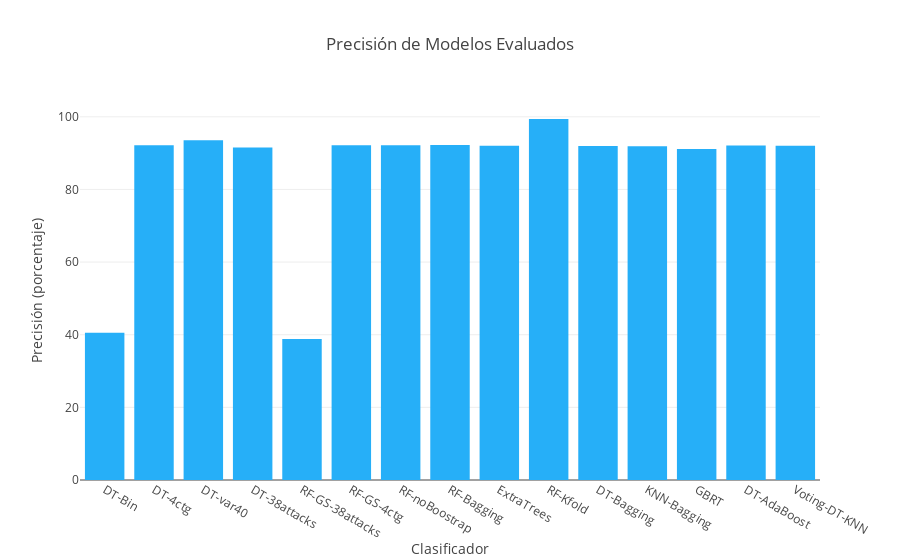

This figure's notebook cell:
### Markdown cell above
## Resumen de los métodos utilizados

| MODELO                                                 						|	Validación | 
| --- | --- |
| 1. Árbol de desición (clasif. binario)                 						|	0.405702622389 |
| 2. Árbol de desición (4 categ.)                        						|	0.921541078163 |
| 3. Árbol de desición (40 var 4 ctg)                    						|	0.935716605204 |
| 4. Árbol de desición (40 var 38 tipos ataques)         						|	0.915519131657 |
| 5. Random Forest (GridSearchCV, 38 attacks ) *         						|	0.388233894589 |
| 5. Random Forest (GridSearchCV, 4 ctg)                                        |	0.921586090043 |
| 6. Random Forest (Sin Bootstrap)                                              |	0.921563584103 |
| 7. Random Forest (Con Boostrap)                                               |	0.922303064988 |
| 8. Extra Trees                                                                |	0.920402920628 |
| 9. Random Forest con KFold                                                    |	0.993928114775 |
| 10. Árboles de Decisión con Bagging                                           |	0.919300129570 |
| 11. KNN con Bagging                                                           |	0.918798568622 |
| 12. Gradient Boosting Regression Trees                                        |	0.911136903633 |                  
| 13. Árboles de Decisión con AdaBoost                                          |	0.920968784261 |
| 14. Voting (DT, KNN)                                                          |	0.920377199554 |

### Code cell
#import plotly
#from plotly.graph_objs import Bar, Scatter, Layout, Figure
#from plotly.offline import download_plotlyjs, init_notebook_mode, plot, iplot
#plotly.offline.init_notebook_mode(connected=True)

Xdata = ['DT-Bin', 'DT-4ctg', 'DT-var40', 'DT-38attacks', 'RF-GS-38attacks', 'RF-GS-4ctg', 'RF-noBoostrap', 
         'RF-Bagging', 'ExtraTrees', 'RF-Kfold', 'DT-Bagging', 'KNN-Bagging', 'GBRT', 'DT-AdaBoost', 'Voting-DT-KNN']
Ydata = [0.405702622389, 0.921541078163,0.935716605204,0.915519131657,0.388233894589,0.921586090043,0.921563584103,
         0.922303064988,0.920402920628,0.993928114775,0.919300129570,0.918798568622,0.911136903633,0.920968784261,
         0.920377199554]
Ydata = np.dot(Ydata, 100)

clasificadores = Bar(x=Xdata, y=Ydata, name='Modelo', marker=dict(color='#26aff8 ') )

data = [clasificadores]
layout = Layout(title="Precisión de Modelos Evaluados", xaxis=dict(title='Clasificador'), 
                yaxis=dict(title='Precisión (porcentaje)'))
fig = Figure(data=data, layout=layout)

iplot(fig)

### Figure 1 — Plotly figure (JSON) as saved in the notebook; plotly's stock layout.template omitted (floating-point values rounded to 4 significant figures)
{"data": [{"marker": {"color": "#26aff8 "}, "name": "Modelo", "type": "bar", "x": ["DT-Bin", "DT-4ctg", "DT-var40", "DT-38attacks", "RF-GS-38attacks", "RF-GS-4ctg", "RF-noBoostrap", "RF-Bagging", "ExtraTrees", "RF-Kfold", "DT-Bagging", "KNN-Bagging", "GBRT", "DT-AdaBoost", "Voting-DT-KNN"], "y": [40.57, 92.15, 93.57, 91.55, 38.82, 92.16, 92.16, 92.23, 92.04, 99.39, 91.93, 91.88, 91.11, 92.1, 92.04]}], "layout": {"title": "Precisión de Modelos Evaluados", "xaxis": {"title": "Clasificador"}, "yaxis": {"title": "Precisión (porcentaje)"}}}
